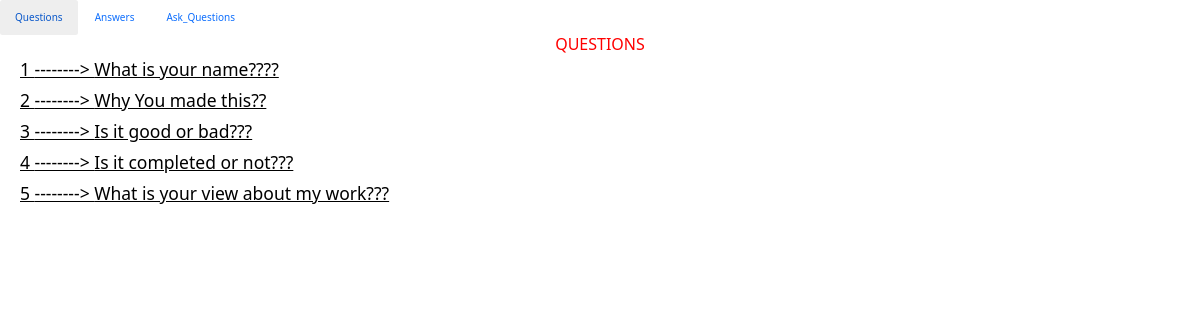
/Questions, run on the app's committed database.
### main.py (models this page shows, shortened)
class Question(db.Model):
    __tablename__='question'
    id = db.Column(db.Integer, primary_key =True)
    email = db.Column(db.String(64),unique=True,index=True)
    phone = db.Column(db.String(64) , unique=False , nullable = False)
    question = db.Column(db.String(200), unique=False, nullable=False)

### main.py (the view)
@app.route("/Questions")
def questions():
    data=Question.query.all()
    return render_template("ques.html",data=data)

### templates/ques.html
{% extends "nav.html" %}
{% block content %}
<h1 style="color:red; font-size: medium; text-align: center; margin-top: auto;">QUESTIONS</h1>
    {% for i in data %}
        <ul>
           <h3> <a style="color: black;"href="{{ url_for('answer') }}" > {{ i.id }}  --------> {{ i.question }} </a></h3>
        </ul>
    {% endfor %}
{% endblock %}

### templates/nav.html (shortened to what this page needs)
{% extends "bootstrap/base.html" %}
{% block head %}
{{ super() }}
<link href="https://cdn.jsdelivr.net/npm/bootstrap@5.0.0-beta3/dist/css/bootstrap.min.css" rel="stylesheet">
{% endblock %}
{% block navbar %}
        <ul class="nav nav-pills">
            <li class="nav-item">
              <a class="nav-link" href="{{ url_for('questions') }}">Questions</a>
            </li>
            <li class="nav-item">
              <a class="nav-link" href="{{ url_for('answer') }}">Answers</a>
            </li>
            <li class="nav-item">
              <a class="nav-link " href="{{ url_for('ask_question') }}">Ask_Questions</a>
            </li>
          </ul>
{% endblock %}

### data on the page
Question: id "1", question "What is your name????"
Question: id "2", question "Why You made this??"
Question: id "3", question "Is it good or bad???"
Question: id "4", question "Is it completed or not???"
Question: id "5", question "What is your view about my work???"
